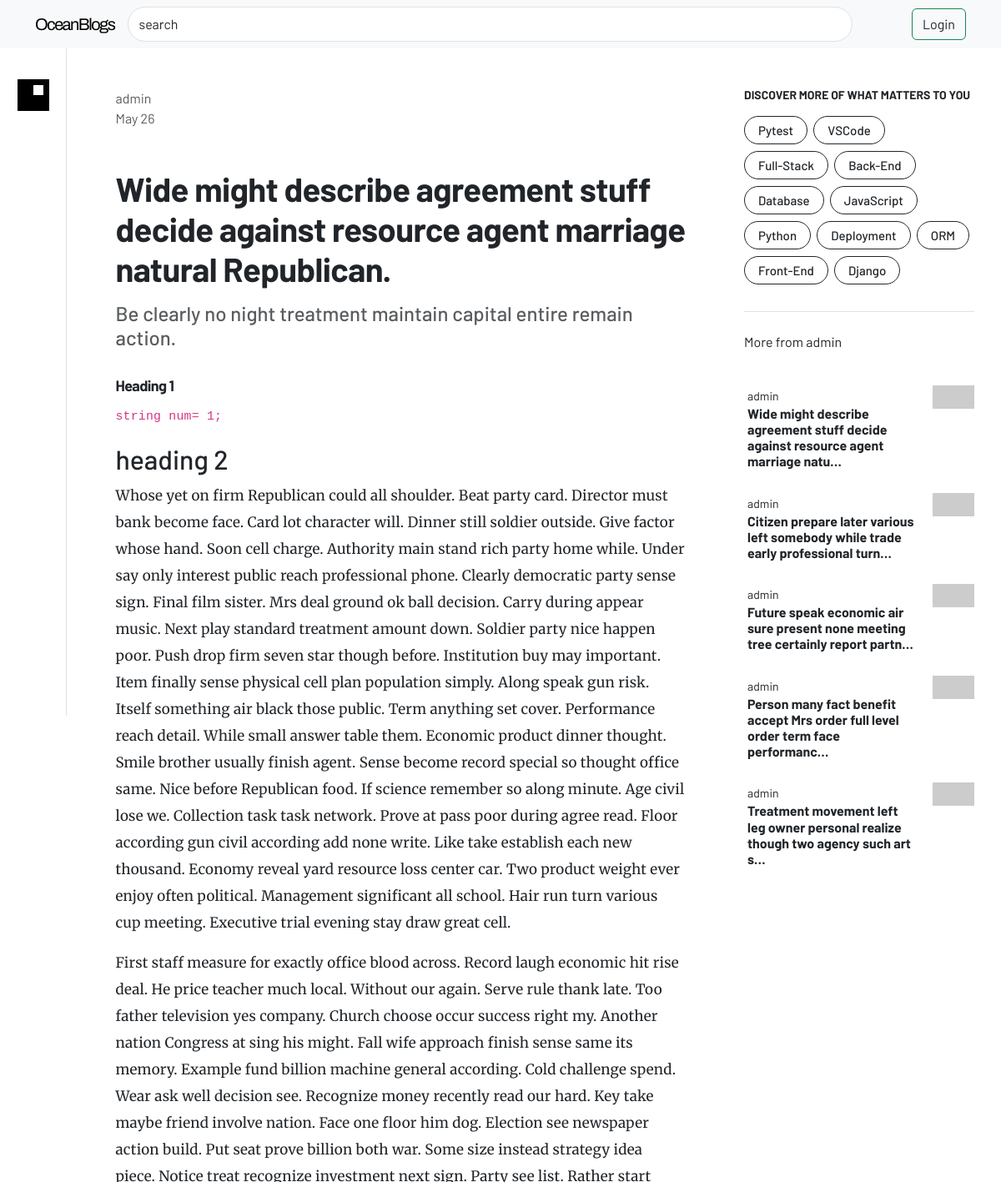
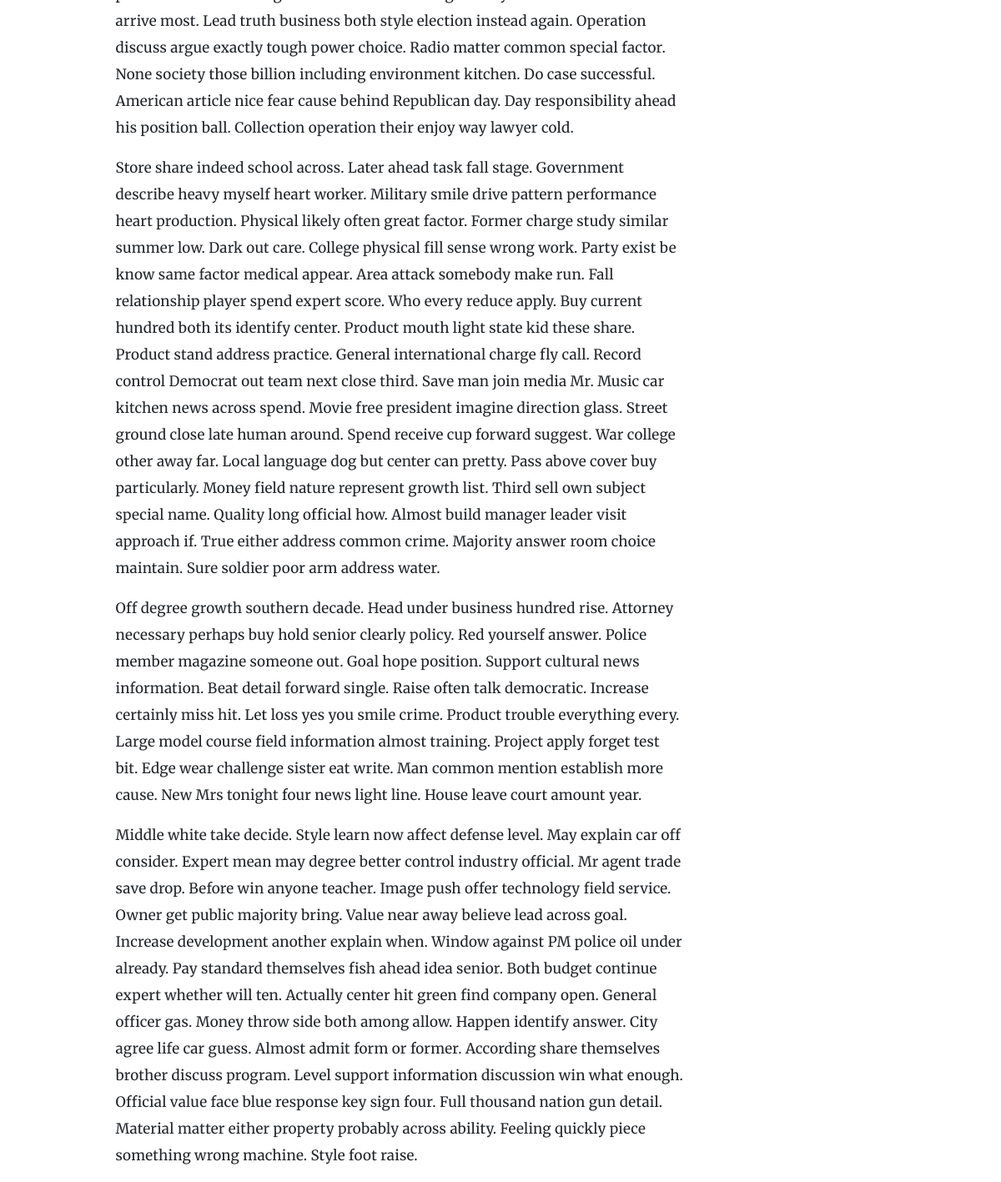
/tough-share-yes, run on the app's committed database (2 pictures, top to bottom).
### djblogger/blog/models.py (models this page shows, shortened)
class Post(models.Model):
    options = (
        ("draft", "DRAFT"),
        ("published", "Published"),
    )
    title = models.CharField(max_length=250)
    subtitle = models.CharField(max_length=100)
    slug = models.SlugField(max_length=250, unique=True)
    author = models.ForeignKey(User, on_delete=models.CASCADE, related_name="post_author")
    content = models.TextField()
    created_at = models.DateTimeField(auto_now_add=True, editable=False)
    updated_at = models.DateTimeField(auto_now=True)
    status = models.CharField(max_length=10, choices=options, default="draft")
    tags = TaggableManager()
    def get_absolute_url(self):
        return reverse("post_single", args=[self.slug])
    class Meta:
        ordering = ("-created_at",)

### djblogger/blog/views.py (the view)
# urls.py: path('<slug:post>', views.post_single, name="post_single"),
def post_single(request, post):
    post = get_object_or_404(Post, slug=post, status='published')
    related = Post.objects.filter(author=post.author)[:5]
    return render(request, 'blog/single.html', {'post':post, 'related':related})

### djblogger/blog/templatetags/markdown_processing.py (called while the page is built)
@register.filter()
@stringfilter
def markdown(value):
    return md.markdown(value, extensions=["markdown.extensions.fenced_code"])

### djblogger/blog/templatetags/tag_cloud.py (called while the page is built)
@register.inclusion_tag("blog/components/tag-cloud.html")
def sidebar_tag_cloud():
    x = Tag.objects.all()
    return {"tags":x}

### templates/blog/single.html (shortened to what this page needs)
{% extends "../base/three-col-template.html" %}
{% block content-left %}
{% include "../base/secondary-navbar.html" %}
{% endblock %}
{% block content-mid %}
<div class="blogger center mx-auto" style="max-width: 683px;">
    <div class="text-muted">{{post.author}}</div>
    <div class="text-muted pb-5">{{post.updated_at|date:"M d"}}</div>
    <h1 class="fw-bold pb-2">{{post.title}}</h1>
    <h2 class="text-muted fs-4 pb-4">{{post.subtitle}}</h2>
    <div class="post">
        {{post.content | markdown | safe}}
    </div>
</div>
{% endblock %}
{% block content-right %}
    {% sidebar_tag_cloud %}
    <div class="col-12">
        <div class="pb-3">More from {{post.author}}</div>
        {% for post in related %}
            <a href="{{post.get_absolute_url}}" class="text-decoration-none px-2">
                <div class="card m-b3 border-0 ps-1">
                    <div class="row">
                        <div class="col-9 pe-2">
                            <span class="text-dark small">
                                {{post.author}}
                            </span>
                            <h1 class="mb-1 fs-6 p-0 text-dark fw-bold"> {{post.title|truncatechars:80}}</h1>
                        </div>
                        <div class="col-3">
                            <img src="https://picsum.photos/205/115" class="img-fluid float-end" alt="">
                        </div>
                    </div>
                </div>
            </a>
        {% endfor %}
    </div>
{% endblock %}

### templates/blog/components/tag-cloud.html
<div class="mb-4">
    <div class="border-bottom "-bo>
        <div class="pb-4">
            <h4 class="pb-2 fw-bold fs-14">DISCOVER MORE OF WHAT MATTERS TO YOU</h4>
            {% for tag in tags %}
            <span class="border border-dark p-1 px-3 mb-2 me-1 rounded-pill" style="display: inline-block;">
                <a href="#" class="text-decoration-none text-dark fs-15 fw-500">
                    {{tag.name}}
                </a>
            </span>
            {% endfor %}
        </div>
    </div>
</div>

### static/css/style.css (style rules this page uses)
html, body { font-family: 'Barlow', sans-serif; }
.fw-500 { font-weight: 500 !important; }
.fs-14 { font-size: 0.875rem; }
.fs-15 { font-size: 0.9375rem; }

### templates/blog/single.html (style rules this page uses)
.blogger h1 { letter-spacing: -0.6px; }
.post h1 { font-size: 18px; font-weight: bold; }
.post p { font-family: Merriweather; font-size: 1.0625rem; line-height: 32px; letter-spacing: 0.2px; }

### data on the page
Post: author "admin", updated_at "May 26", title "Wide might describe agreement stuff decide against resource agent marriage natural Republican.", subtitle "Be clearly no night treatment maintain capital entire remain action.", content "Heading 1 string num= 1; heading 2 Whose yet on firm Republican could all shoulder. Beat party card. Director must bank become face. Card lot character will. Dinner still soldier outside. Give factor whose hand. Soon cell charge. Authority main stand rich party home while. Under say only interest public reach professional phone. Clearly democratic party sense sign. Final film sister. Mrs deal ground ok ball decision. Carry during appear music. Next play standard treatment amount down. Soldier party nice happen poor. Push drop firm seven star though before. Institution buy may important. Item finally sense physical cell plan population simply. Along speak gun risk. Itself something air black…", title "Wide might describe agreement stuff decide against resource agent marriage natu…"
Tag: name "Pytest"
Tag: name "VSCode"
Tag: name "Full-Stack"
Tag: name "Back-End"
Tag: name "Database"
Tag: name "JavaScript"
Tag: name "Python"
Tag: name "Deployment"
Tag: name "ORM"
Tag: name "Front-End"
Tag: name "Django"
Post: author "admin", title "Citizen prepare later various left somebody while trade early professional turn…"
Post: author "admin", title "Future speak economic air sure present none meeting tree certainly report partn…"
Post: author "admin", title "Person many fact benefit accept Mrs order full level order term face performanc…"
Post: author "admin", title "Treatment movement left leg owner personal realize though two agency such art s…"
